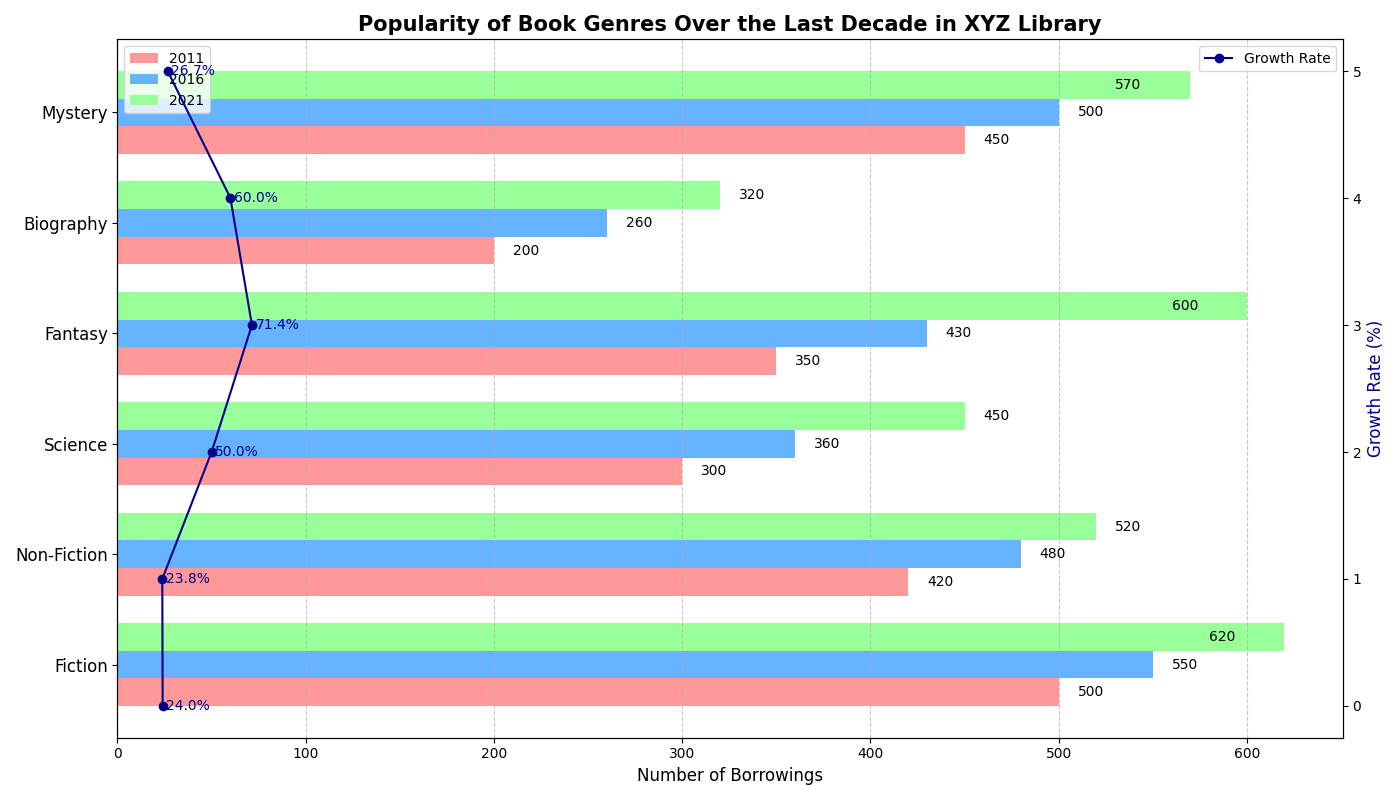

Write Python code to recreate this figure.
import matplotlib.pyplot as plt
import numpy as np

# Data for the genres and borrowing statistics for 2011, 2016, and 2021
genres = ['Fiction', 'Non-Fiction', 'Science', 'Fantasy', 'Biography', 'Mystery']
borrowings_2011 = [500, 420, 300, 350, 200, 450]
borrowings_2016 = [550, 480, 360, 430, 260, 500]
borrowings_2021 = [620, 520, 450, 600, 320, 570]

# Calculating growth from 2011 to 2021
growth_2011_2021 = [(borrowings_2021[i] - borrowings_2011[i]) / borrowings_2011[i] * 100 for i in range(len(genres))]

fig, ax1 = plt.subplots(figsize=(14, 8))
bar_width = 0.25
y_pos = np.arange(len(genres))

# Horizontal bar charts for each year
bars_2011 = ax1.barh(y_pos - bar_width, borrowings_2011, bar_width, label='2011', color='#ff9999')
bars_2016 = ax1.barh(y_pos, borrowings_2016, bar_width, label='2016', color='#66b3ff')
bars_2021 = ax1.barh(y_pos + bar_width, borrowings_2021, bar_width, label='2021', color='#99ff99')

# Labels and title
ax1.set_yticks(y_pos)
ax1.set_yticklabels(genres, fontsize=12)
ax1.set_xlabel('Number of Borrowings', fontsize=12)
ax1.set_title('Popularity of Book Genres Over the Last Decade in XYZ Library', fontsize=15, fontweight='bold')

# Add a second y-axis for the growth rate
ax2 = ax1.twinx()
ax2.plot(growth_2011_2021, y_pos, marker='o', linestyle='-', color='darkblue', label='Growth Rate')
ax2.set_ylabel('Growth Rate (%)', fontsize=12, color='darkblue')

# Adding value labels to each bar
for bars in [bars_2011, bars_2016, bars_2021]:
    for bar in bars:
        width = bar.get_width()
        label_x_pos = width + 10 if width < max(borrowings_2021) / 1.1 else width - 40
        ax1.text(label_x_pos, bar.get_y() + bar.get_height() / 2, f'{width}', va='center', fontsize=10, color='black')

# Annotate the growth rate
for i, growth in enumerate(growth_2011_2021):
    ax2.text(growth + 2, y_pos[i], f'{growth:.1f}%', va='center', fontsize=10, color='darkblue')

# Adding legends
ax1.legend(loc='upper left', fontsize=10, bbox_to_anchor=(0, 1))
ax2.legend(loc='upper right', fontsize=10, bbox_to_anchor=(1, 1))

# Enhance layout
ax1.grid(True, which='major', axis='x', linestyle='--', alpha=0.7)
plt.tight_layout()

# Display the plot
plt.show()
